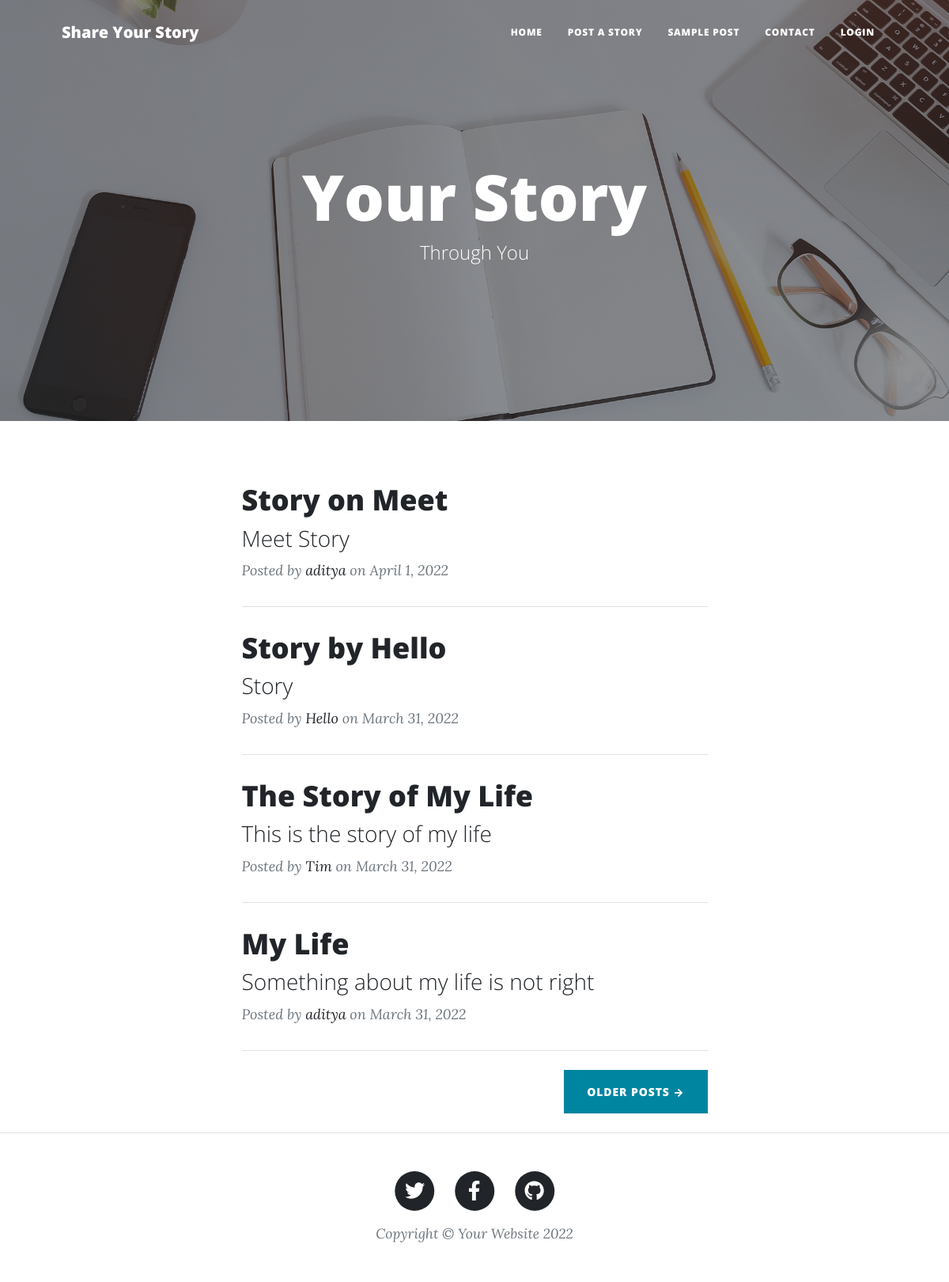
The page / on the database its author committed.
### base/models.py (models this page shows, shortened)
class Story(models.Model):
    author = models.ForeignKey(User, on_delete=models.CASCADE)
    title = models.CharField(max_length=200)
    summary = models.CharField(max_length=200)
    content = models.TextField(null=True)
    created = models.DateTimeField(auto_now=True)
    updated = models.DateTimeField(auto_now_add=True)
    class Meta:
        ordering = ['-created', '-updated']

### base/views.py (the view)
# urls.py: path('', views.home, name='home'),
def home(request):
    stories = Story.objects.all()
    context = {'stories': stories}
    return render(request, 'base/home.html', context)

### base/templates/base/home.html
{% extends 'base/index.html' %} {% block content %}
<div class="container px-4 px-lg-5">
  <div class="row gx-4 gx-lg-5 justify-content-center">
    <div class="col-md-10 col-lg-8 col-xl-7">
      {% for story in stories %}
      <div class="post-preview">
        <a href="{% url 'view-post' story.id %}">
          <h2 class="post-title">{{story.title | capfirst}}</h2>
          <h3 class="post-subtitle">{{story.summary}}</h3>
        </a>
        <p class="post-meta">
          Posted by
          <a href="{% url 'profile' story.author.id %}">{{story.author}}</a>
          on {{story.created | date}}
        </p>
      </div>
      <hr class="my-4" />
      {% endfor %}
      <div class="d-flex justify-content-end mb-4">
        <a class="btn btn-primary text-uppercase" href="#!">Older Posts →</a>
      </div>
    </div>
  </div>
</div>
{% endblock content %}

### base/templates/base/index.html (shortened to what this page needs)
{% load static %}
<!DOCTYPE html>
<html lang="en">
  <head>
    <link href="{% static 'css/styles.css' %}" rel="stylesheet" />
  </head>
  <body>
    <nav class="navbar navbar-expand-lg navbar-light" id="mainNav">
      <div class="container px-4 px-lg-5">
        <a class="navbar-brand" href="{% url 'home' %}">Share Your Story</a>
        <div class="collapse navbar-collapse" id="navbarResponsive">
          <ul class="navbar-nav ms-auto py-4 py-lg-0">
            <li class="nav-item">
              <a class="nav-link px-lg-3 py-3 py-lg-4" href="{% url 'home' %}"
                >Home</a
              >
            </li>
            <li class="nav-item">
              <a
                class="nav-link px-lg-3 py-3 py-lg-4"
                href="{% url 'create-post' %}"
                >Post a Story</a
              >
            </li>
            <li class="nav-item">
              <a class="nav-link px-lg-3 py-3 py-lg-4" href="{% url 'sample' %}"
                >Sample Post</a
              >
            </li>
            <li class="nav-item">
              <a class="nav-link px-lg-3 py-3 py-lg-4" href="{% url 'contact' %}"
                >Contact</a
              >
            </li>
            {% if request.user.is_authenticated%}
            <li class="nav-item">
              <a class="nav-link px-lg-3 py-3 py-lg-4" href="{% url 'profile' request.user.id %}"
                >{{request.user.username | title}}</a
              >
            </li>
            {% else %}
            <li class="nav-item">
              <a class="nav-link px-lg-3 py-3 py-lg-4" href="{% url 'login' %}"
                >Login</a
              >
            </li>
            {% endif %}
          </ul>
        </div>
      </div>
    </nav>
    <header
      class="masthead"
      style="background-image: url({%static 'assets/img/home-bg.jpg' %})"
    >
      <div class="container position-relative px-4 px-lg-5">
        <div class="row gx-4 gx-lg-5 justify-content-center">
          <div class="col-md-10 col-lg-8 col-xl-7">
            <div class="site-heading">
              <h1>Your Story</h1>
              <span class="subheading">Through You</span>
            </div>
          </div>
        </div>
      </div>
    </header>
    {% block content %} {% endblock %}
    <footer class="border-top">
      <div class="container px-4 px-lg-5">
        <div class="row gx-4 gx-lg-5 justify-content-center">
          <div class="col-md-10 col-lg-8 col-xl-7">
            <ul class="list-inline text-center">
              <li class="list-inline-item">
                <a href="#!">
                  <span class="fa-stack fa-lg">
                    <i class="fas fa-circle fa-stack-2x"></i>
                    <i class="fab fa-twitter fa-stack-1x fa-inverse"></i>
                  </span>
                </a>
              </li>
              <li class="list-inline-item">
                <a href="#!">
                  <span class="fa-stack fa-lg">
                    <i class="fas fa-circle fa-stack-2x"></i>
                    <i class="fab fa-facebook-f fa-stack-1x fa-inverse"></i>
                  </span>
                </a>
              </li>
              <li class="list-inline-item">
                <a href="#!">
                  <span class="fa-stack fa-lg">
                    <i class="fas fa-circle fa-stack-2x"></i>
                    <i class="fab fa-github fa-stack-1x fa-inverse"></i>
                  </span>
                </a>
              </li>
            </ul>
            <div class="small text-center text-muted fst-italic">
              Copyright &copy; Your Website 2022
            </div>
          </div>
        </div>
      </div>
    </footer>
  </body>
</html>

### rows shown on the page
Story: title "Story on Meet", summary "Meet Story", author "aditya", created "April 1, 2022"
Story: title "Story by Hello", summary "Story", author "Hello", created "March 31, 2022"
Story: title "The Story of My Life", summary "This is the story of my life", author "Tim", created "March 31, 2022"
Story: title "My Life", summary "Something about my life is not right", author "aditya", created "March 31, 2022"
